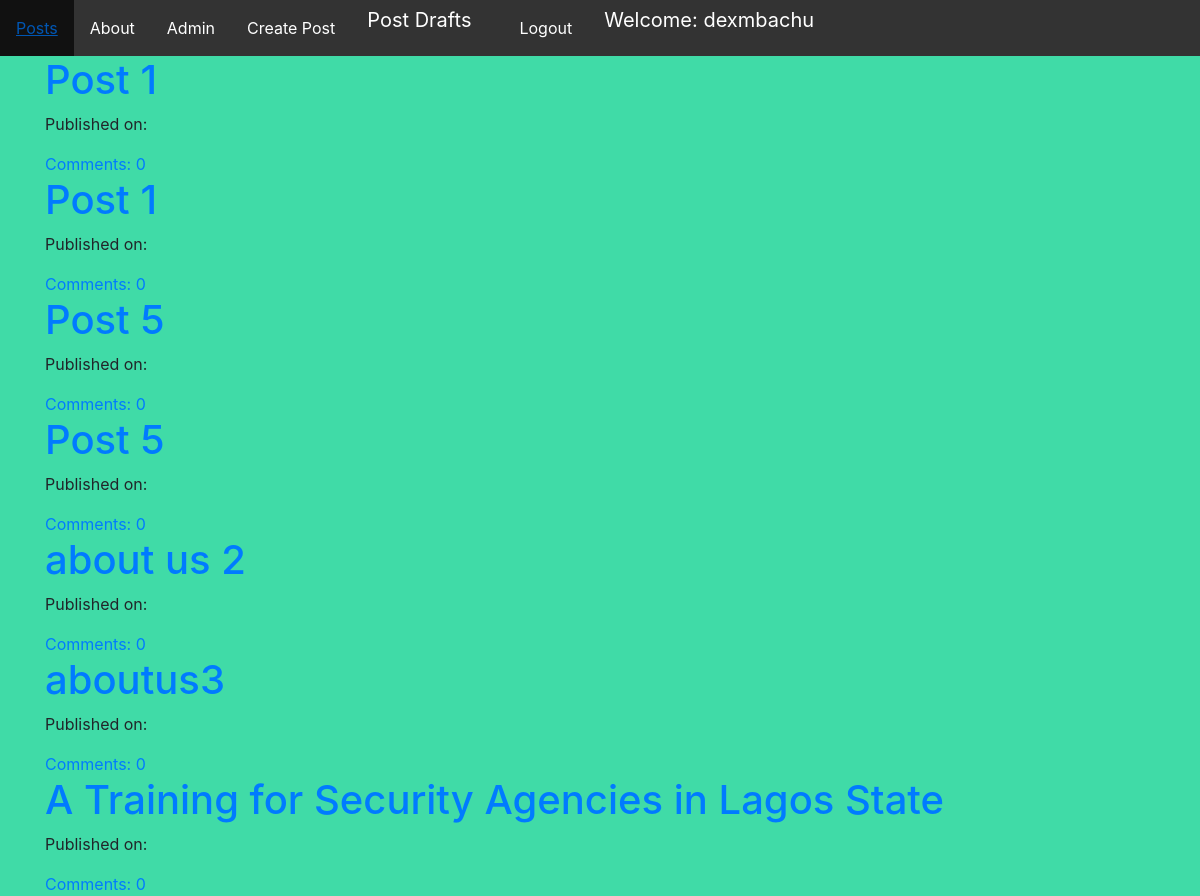
The app's page /blogclone/post/drafts (signed in) with its own data.
### blogclone/models.py (models this page shows, shortened)
class Post(models.Model):
    author = models.ForeignKey('auth.User', related_name='posts', on_delete=models.CASCADE)
    title = models.CharField(max_length=200)
    text = models.TextField()
    create_date = models.DateTimeField(default=timezone.now)
    published_date = models.DateTimeField(blank=True, null=True)
    def approve_comments(self):
        return self.comments.filter(approved_comment=True)

### blogclone/views.py (the view)
class DraftListView(LoginRequiredMixin, ListView):
    login_url = '/login/'
    redirect_field_name = 'blogclone/post_list.html'
    model = Post
    def get_queryset(self):
        return Post.objects.filter(published_date__isnull=True).order_by('create_date')

### blogclone/templates/blogclone/post_list.html (shortened to what this page needs)
{% extends 'blogclone/base.html' %}
{% load static %}
{% block content %}
<div class="center-div">
    {% for post in post_list %}
        <div class="post">
            <h1><a href="{% url 'blogclone:post_detail' pk=post.pk %}">{{ post.title }}</a></h1>
            <div>
                <p>Published on: {{ post.published|date:"D M Y" }}</p>
            </div>
        <a href="{% url 'blogclone:post_detail' pk=post.pk %}">Comments: {{ post.approve_comments.count }}</a>
        </div>
    {% endfor %}
</div>
{% endblock %}

### blogclone/templates/blogclone/base.html (shortened to what this page needs)
{% load static %}
<!doctype html>
<html lang="en">
  <head>
    <link rel="stylesheet" href="https://stackpath.bootstrapcdn.com/bootstrap/4.3.1/css/bootstrap.min.css">
    <link rel="stylesheet" href="//cdn.jsdelivr.net/npm/medium-editor@latest/dist/css/medium-editor.min.css" type="text/css" media="screen" charset="utf-8">
    <link rel="stylesheet" href="{% static 'blogclone/css/style.css' %}">
  </head>
  <body>
    <ul>
        <li><a class="navbar-link"
               href="{% url 'blogclone:list-posts' %}">Posts</a></li>
        <li><a class="navbar-link"
               href="{% url 'blogclone:about' %}">About</a></li>
        <li><a class="navbar-link"
               href="{% url 'admin:index' %}">Admin</a></li>
        {% if user.is_authenticated %}
            <li><a class="navbar-link"
                   href="{% url 'blogclone:create-post' %}">Create Post</a></li>
            <li><a class="navbar-brand"
                   href="{% url 'blogclone:post-drafts' %}">Post Drafts</a></li>
            <li><a class="navbar-link"
                   href="{% url 'logout' %}">Logout</a></li>
            <li><a class="navbar-brand"
            >Welcome: {{ user.username }}</a></li>
        {% else %}
            <li><a class="navbar-link"
                   href="{% url 'login' %}">Login</a></li>
        {% endif %}
    </ul>
    <div class="container container">
        {% block content %}
        {% endblock %}
    </div>
  </body>
</html>

### blogclone/static/blogclone/css/style.css (style rules this page uses)
body { background-color: rgb(64, 219, 167); }
ul { list-style-type: none; margin: 0; padding: 0; overflow: hidden; background-color: #333333; }
li { float: left; color:#fff; }
li a { display: block; color: white; text-align: center; padding: 16px; text-decoration: none; }
.center-div { margin: 0 auto; }

### records on screen
Post: title "Post 1", approve_comments.count "0"
Post: title "Post 1", approve_comments.count "0"
Post: title "Post 5", approve_comments.count "0"
Post: title "Post 5", approve_comments.count "0"
Post: title "about us 2", approve_comments.count "0"
Post: title "aboutus3", approve_comments.count "0"
Post: title "A Training for Security Agencies in Lagos State", approve_comments.count "0"

### other values on screen
{{ user.username }} "dexmbachu"
